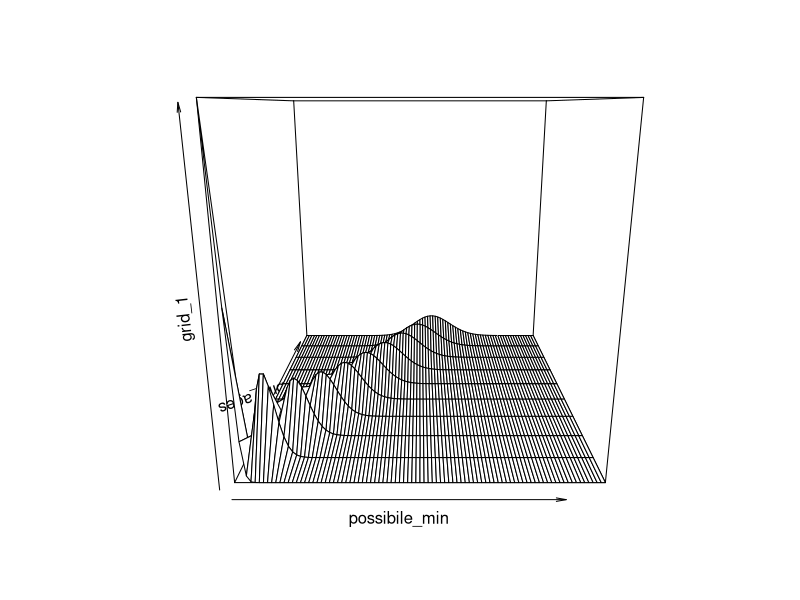
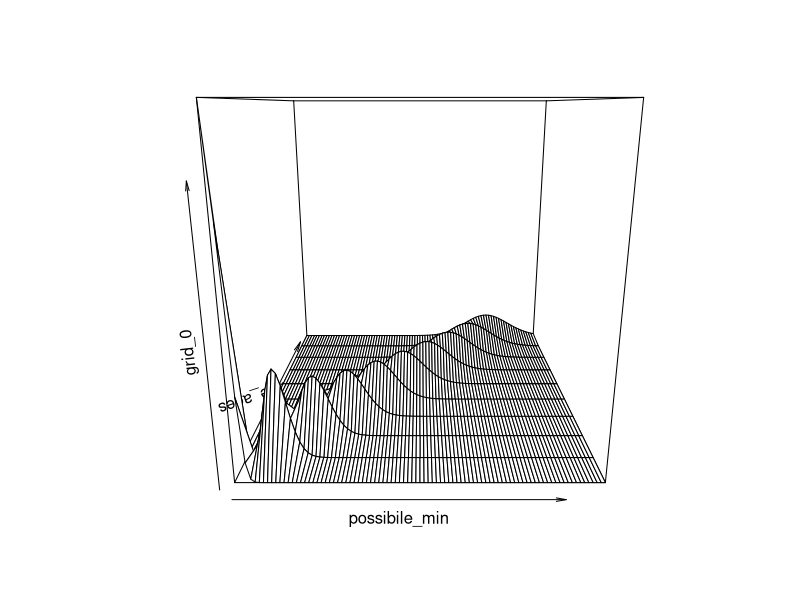
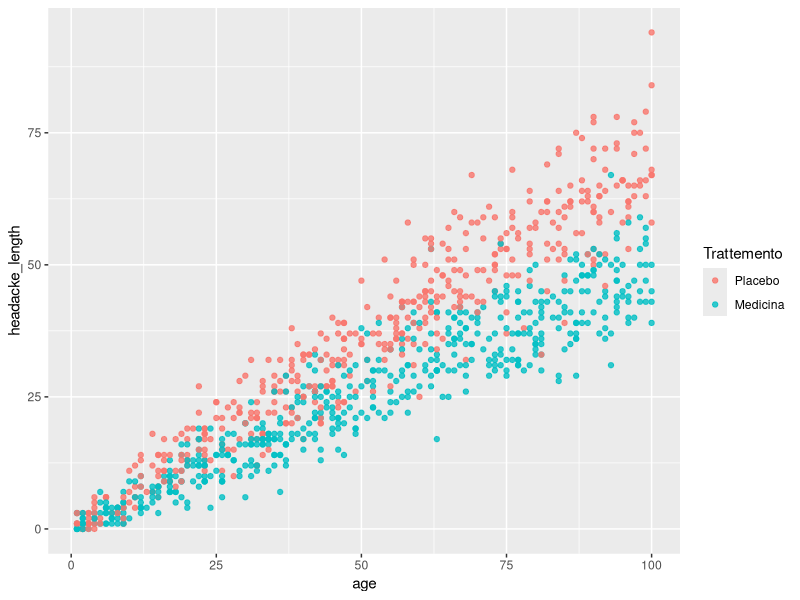

These charts were generated, in order, by the following R code:
library(tidyverse)

n <- 1000# con numeri più alti SDO = ATE
age <- runif(n, 0 , 100)

Yobs_lik <- function(min,age, tr=1 ){
  if (tr==1){  
    Yobs = dpois(min,age/2 ) 
  }
  if (tr==0){  
    Yobs = dpois(min,age/1.4 ) 
  }
  Yobs
} # la likelihood è ovviamente per trattamento e no

switching <- function(anni, tr=1 ){
  Y_obs <- tr*rpois(n,anni/2)+ (1-tr)*rpois(n,anni/1.4) #questa è esattamente la switching equation
}

possibile_ages <- seq(from=1 , to = 100, length.out= 10)
possibile_min <- 0:90
grid_1 <- outer(possibile_min,possibile_ages, Yobs_lik )
grid_0 <- outer(possibile_min,possibile_ages, Yobs_lik, tr=0 ) 
persp(possibile_min, possibile_ages,grid_1) #questo è il grafico f(y|X, D=1) (z è una probabilità)
persp(possibile_min, possibile_ages,grid_0) #questo è il grafico f(y|X, D=1) (z è una probabilità)
#vediamo quindi che con l'età il malditesta dura di più e per i non trattati dura di più

ATE <- 50.5/2 - 50.5/1.4
#previsione teorica che deriva da prob condizionata

rct <- tibble(
  age = sample(1:100, n , replace = T),
  D = sample(0:1, n , replace = T),
  headacke_length = switching(anni = age , tr= D)
)
rct
# tibble con y_obs (headacke_length) 
# abbiamo un random control trial ( no selection bias)


rct %>%
  ggplot(aes(x=age, y=headacke_length,color=factor(D)))+
  geom_point(alpha = 0.8)+
  scale_color_discrete(name = "Trattemento",
                      labels = c("Placebo", "Medicina"))
#più si va avanti più la lunghezza dei mal di testa aumenta come la varianza (poisson)


SDO <- mean(rct%>% filter(D==1) %>% pull(headacke_length)) - mean(rct %>% filter(D==0) %>% pull(headacke_length))
#Qua calcoliamo quello che il mixtape chiama SDO che essendo questo un random control trial  
#sappiamo che SDO == ATE con n -> inf

SDO
ATE
